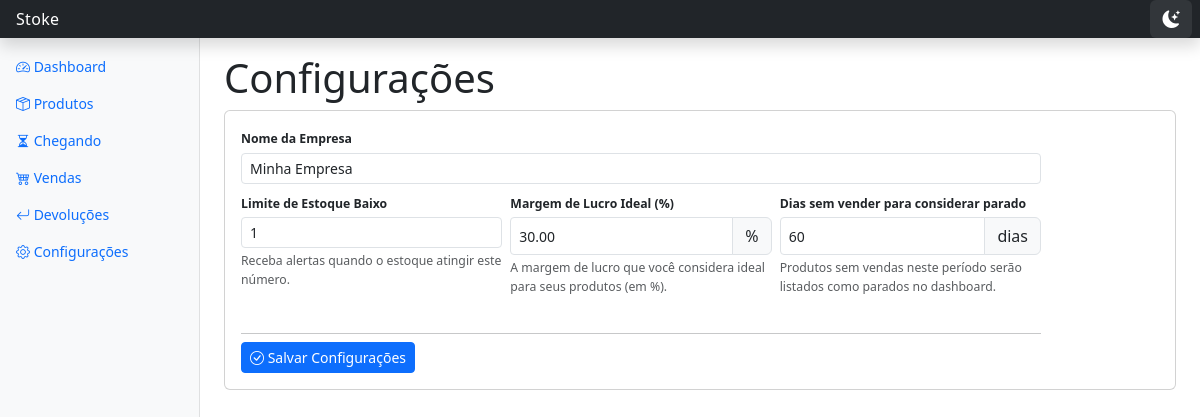
The app's page /configuracoes/ with its own data.
### inventario/models.py (models this page shows, shortened)
class Configuracao(models.Model):
    nome_empresa = models.CharField('Nome da Empresa', max_length=255, default='Minha Empresa')
    logo = models.ImageField('Logo da Empresa', upload_to='empresa/', blank=True, null=True)
    limite_estoque_baixo = models.PositiveIntegerField('Limite de Estoque Baixo', default=10)
    margem_lucro_ideal = models.DecimalField('Margem de Lucro Ideal (%)', max_digits=5, decimal_places=2, default=Decimal('30.00'))
    dias_produto_parado = models.PositiveIntegerField('Dias sem vender para considerar parado', default=60, help_text='Produtos sem vendas neste período serão listados como parados')
    class Meta:
        verbose_name = 'Configuração'
        verbose_name_plural = 'Configurações'

### inventario/views.py (the view)
# urls.py: path('configuracoes/', views.configuracoes, name='configuracoes'),
def configuracoes(request):
    config, created = Configuracao.objects.get_or_create(pk=1)
    if request.method == 'POST':
        form = ConfiguracaoForm(request.POST, request.FILES, instance=config)
        if form.is_valid():
            form.save()
            return redirect('inventario:configuracoes')
    else:
        form = ConfiguracaoForm(instance=config)
    return render(request, 'inventario/configuracoes.html', {'form': form})

### inventario/forms.py
class ConfiguracaoForm(forms.ModelForm):
    class Meta:
        model = Configuracao
        fields = ['nome_empresa', 'limite_estoque_baixo', 'margem_lucro_ideal', 'dias_produto_parado']
        widgets = {
            'nome_empresa': forms.TextInput(attrs={'class': 'form-control form-control-sm'}),
            'limite_estoque_baixo': forms.NumberInput(attrs={'class': 'form-control form-control-sm'}),
            'margem_lucro_ideal': forms.NumberInput(attrs={'class': 'form-control form-control-sm'}),
            'dias_produto_parado': forms.NumberInput(attrs={'class': 'form-control form-control-sm', 'min': '1'}),
        }
        help_texts = {
            'nome_empresa': 'O nome que aparecerá no sistema.',
            'limite_estoque_baixo': 'Receba alertas quando o estoque atingir este número.',
            'margem_lucro_ideal': 'A margem de lucro que você considera ideal para seus produtos (em %).',
            'dias_produto_parado': 'Produtos sem vendas neste período serão listados como parados no dashboard.',
        }

### inventario/templates/inventario/configuracoes.html (shortened to what this page needs)
{% extends 'inventario/base.html' %}
{% block content %}
<h1 class="mb-2">Configurações</h1>
<div class="card">
    <div class="card-body py-3 px-3">
        <form method="post" enctype="multipart/form-data" style="max-width: 800px;">
            <div class="mb-2">
                <label for="{{ form.nome_empresa.id_for_label }}" class="form-label mb-1"><small class="fw-bold">{{ form.nome_empresa.label }}</small></label>
                {{ form.nome_empresa }}
            </div>
            <div class="row g-2 mb-2">
                <div class="col-md-4">
                    <label for="{{ form.limite_estoque_baixo.id_for_label }}" class="form-label mb-1"><small class="fw-bold">{{ form.limite_estoque_baixo.label }}</small></label>
                    {{ form.limite_estoque_baixo }}
                    <div class="form-text small">{{ form.limite_estoque_baixo.help_text }}</div>
                </div>
                <div class="col-md-4">
                    <label for="{{ form.margem_lucro_ideal.id_for_label }}" class="form-label mb-1"><small class="fw-bold">{{ form.margem_lucro_ideal.label }}</small></label>
                    <div class="input-group">
                        {{ form.margem_lucro_ideal }}
                        <span class="input-group-text input-group-text-sm">%</span>
                    </div>
                    <div class="form-text small">{{ form.margem_lucro_ideal.help_text }}</div>
                </div>
                <div class="col-md-4">
                    <label for="{{ form.dias_produto_parado.id_for_label }}" class="form-label mb-1"><small class="fw-bold">{{ form.dias_produto_parado.label }}</small></label>
                    <div class="input-group">
                        {{ form.dias_produto_parado }}
                        <span class="input-group-text input-group-text-sm">dias</span>
                    </div>
                    <div class="form-text small">{{ form.dias_produto_parado.help_text }}</div>
                </div>
            </div>
            <div class="mb-2">
            </div>
            <hr class="my-2">
            <button type="submit" class="btn btn-primary btn-sm">
                <i class="bi bi-check-circle"></i> Salvar Configurações
            </button>
        </form>
    </div>
</div>
{% endblock %}

### inventario/templates/inventario/base.html (style rules this page uses)
body { font-size: .875rem; }
body, .card, .table, .sidebar, .form-control, .form-select, .btn, .badge, .alert { transition: background-color 0.3s ease, color 0.3s ease, border-color 0.3s ease; }

### records on screen
Configuracao: nome_empresa "Minha Empresa", limite_estoque_baixo "1", margem_lucro_ideal "30.00", dias_produto_parado "60"
